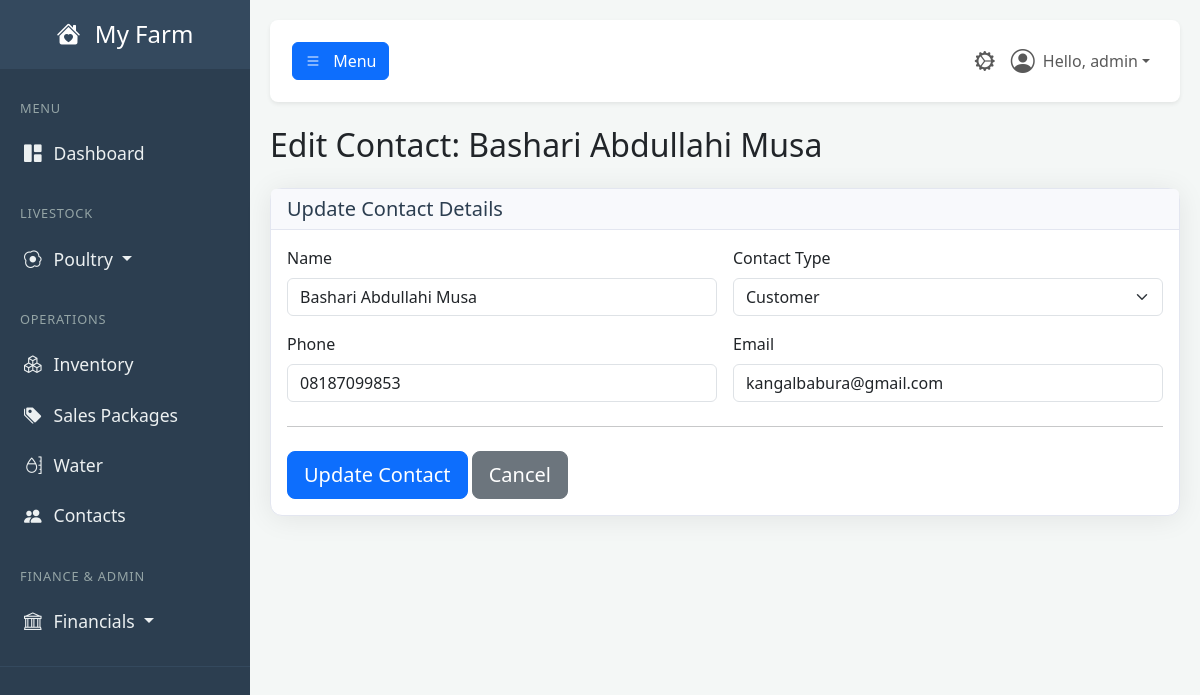
/contacts/edit/2 (signed in), run on the app's committed database.
### tables this page shows
CREATE TABLE users (
            id INTEGER PRIMARY KEY,
            username TEXT NOT NULL UNIQUE,
            email TEXT NOT NULL UNIQUE,
            password_hash TEXT NOT NULL,
            farm_name TEXT NOT NULL,
            role TEXT NOT NULL DEFAULT 'user', -- 'user' or 'admin'
            is_active BOOLEAN NOT NULL DEFAULT 1,f
            created_at TIMESTAMP DEFAULT CURRENT_TIMESTAMP
        , cash_account_id INTEGER REFERENCES accounts(id));

CREATE TABLE contacts (
            id INTEGER PRIMARY KEY,
            name TEXT NOT NULL UNIQUE,
            type TEXT NOT NULL, -- Customer, Supplier, Other
            phone TEXT,
            email TEXT,
            account_id INTEGER, -- Links to a sub-account in Accounts (A/R or A/P)
            created_at TIMESTAMP DEFAULT CURRENT_TIMESTAMP,
            FOREIGN KEY (account_id) REFERENCES accounts (id) ON DELETE SET NULL
        );

### app.py (the view)
@app.route('/contacts/edit/<int:contact_id>', methods=['GET'])
@login_required
@check_day_closed('date')
@permission_required('edit_contacts')
def edit_contact(contact_id):
    user = User.get_by_id(session['user_id'])
    conn = get_db()
    contact = conn.execute("SELECT * FROM contacts WHERE id = ?", (contact_id,)).fetchone()
    conn.close()
    if not contact:
        flash("Contact not found.", "danger")
        return redirect(url_for('contacts_dashboard'))
    return render_template('edit_contact.html', user=user, contact=contact)

### app.py (called while the page is built, shortened)
def get_db():
    if 'db' not in g:
        g.db = sqlite3.connect(DATABASE)
        g.db.row_factory = sqlite3.Row
    return g.db

def login_required(f):
    @wraps(f)
    def decorated_function(*args, **kwargs):
        if 'user_id' not in session:
            flash('Please log in to access this page.', 'warning')
            return redirect(url_for('login'))
        g.user = User.get_by_id(session['user_id'])
        if not g.user:
            session.clear()
            return redirect(url_for('login'))
        return f(*args, **kwargs)
    return decorated_function

def permission_required(permission_name):
    def decorator(f):
        @wraps(f)
        def decorated_function(*args, **kwargs):
            if not hasattr(g, 'user') or not g.user.has_permission(permission_name):
                flash('You do not have the required permission.', 'danger')
                return redirect(url_for('dashboard'))
            return f(*args, **kwargs)
        return decorated_function
    return decorator

def check_day_closed(date_field_name='date'):
    def decorator(f):
        @wraps(f)
        def decorated_function(*args, **kwargs):
            if g.user.role == 'admin':
                return f(*args, **kwargs)
        return decorated_function
    return decorator

    def has_permission(self, required_permission):
        print(f"\n--- PERMISSION CHECK ---")
        print(f"User checking: '{self.username}' (ID: {self.id})")
        print(f"User's role is: '{self.role}'")
        print(f"Permission required: '{required_permission}'")
        if self.role == 'admin':
            print("RESULT: Role is 'admin', access GRANTED.")
            print(f"------------------------")
            return True

    @staticmethod
    def get_by_id(user_id):
        user_row = get_db().execute("SELECT * FROM users WHERE id = ?", (user_id,)).fetchone()
        return User(**user_row) if user_row else None

### templates/edit_contact.html (shortened to what this page needs)
{% extends "base.html" %}
{% block content %}
    <h2 class="mb-4">Edit Contact: {{ contact.name }}</h2>
    <div class="card shadow-sm mb-4">
        <div class="card-header">
            <h5 class="mb-0">Update Contact Details</h5>
        </div>
        <div class="card-body">
            <form action="{{ url_for('update_contact', contact_id=contact.id) }}" method="POST">
                <div class="row g-3">
                    <div class="col-md-6">
                        <label for="contact_name" class="form-label">Name</label>
                        <input type="text" class="form-control" id="contact_name" name="name" value="{{ contact.name }}" required>
                    </div>
                    <div class="col-md-6">
                        <label for="contact_type" class="form-label">Contact Type</label>
                        <select class="form-select" id="contact_type" name="type" required>
                            <option value="Customer" {% if contact.type == 'Customer' %}selected{% endif %}>Customer</option>
                        </select>
                    </div>
                    <div class="col-md-6">
                        <label for="contact_phone" class="form-label">Phone</label>
                        <input type="tel" class="form-control" id="contact_phone" name="phone" value="{{ contact.phone or '' }}">
                    </div>
                    <div class="col-md-6">
                        <label for="contact_email" class="form-label">Email</label>
                        <input type="email" class="form-control" id="contact_email" name="email" value="{{ contact.email or '' }}">
                    </div>
                </div>
                <hr class="my-4">
                <button class="btn btn-primary btn-lg" type="submit">Update Contact</button>
                <a href="{{ url_for('contacts_dashboard') }}" class="btn btn-secondary btn-lg">Cancel</a>
            </form>
        </div>
    </div>
{% endblock %}

### templates/base.html (shortened to what this page needs)
<!DOCTYPE html>
<html lang="en">
<head>
    <link href="https://cdn.jsdelivr.net/npm/bootstrap@5.3.3/dist/css/bootstrap.min.css" rel="stylesheet">
    <link rel="stylesheet" href="https://cdn.jsdelivr.net/npm/bootstrap-icons@1.11.3/font/bootstrap-icons.min.css">
    <link rel="stylesheet" href="{{ url_for('static', filename='css/style.css') }}">
</head>
<body>
    <div class="wrapper">
        <nav id="sidebar" class="no-print">
            <div class="sidebar-header">
                <h3><a href="{{ url_for('dashboard') }}" class="text-white text-decoration-none">
                    <i class="bi bi-house-heart-fill me-2"></i>
                    {% if g.user %}{{ g.user.farm_name }}{% else %}FarmApp{% endif %}
                </a></h3>
            </div>
            <ul class="list-unstyled components">
                <li class="sidebar-menu-header">MENU</li>
                <li><a href="{{ url_for('dashboard') }}" class="{% if request.endpoint == 'dashboard' %}active{% endif %}"><i class="bi bi-grid-1x2-fill"></i>Dashboard</a></li>
                <li class="sidebar-menu-header mt-3">LIVESTOCK</li>
                <li>
                    <a href="#poultrySubmenu" data-bs-toggle="collapse" aria-expanded="false" class="dropdown-toggle {% if 'poultry' in request.endpoint or 'brooding' in request.endpoint %}active{% endif %}">
                        <i class="bi bi-egg-fried"></i>Poultry
                    </a>
                </li>
                <li class="sidebar-menu-header mt-3">OPERATIONS</li>
                <li><a href="{{ url_for('inventory_dashboard') }}" class="{% if 'inventory' in request.endpoint %}active{% endif %}"><i class="bi bi-boxes"></i>Inventory</a></li>
                <li><a href="{{ url_for('manage_sales_packages') }}" class="{% if request.endpoint == 'manage_sales_packages' %}active{% endif %}"><i class="bi bi-tags-fill"></i>Sales Packages</a></li>
                <li><a href="{{ url_for('water_dashboard') }}" class="{% if 'water' in request.endpoint %}active{% endif %}"><i class="bi bi-moisture"></i>Water</a></li>
                <li><a href="{{ url_for('contacts_dashboard') }}" class="{% if 'contacts' in request.endpoint %}active{% endif %}"><i class="bi bi-people-fill"></i>Contacts</a></li>
                {% if g.user and g.user.has_permission('view_bookkeeping') %}
                <li class="sidebar-menu-header mt-3">FINANCE & ADMIN</li>
                <li>
                    <a href="#financialSubmenu" data-bs-toggle="collapse" aria-expanded="false" class="dropdown-toggle ">
                        <i class="bi bi-bank"></i>Financials
                    </a>
                </li>
                {% endif %}
            </ul>
        </nav>
        <div id="content">
            <nav class="navbar navbar-expand-lg navbar-light bg-white shadow-sm top-navbar no-print mb-4">
                <div class="container-fluid">
                    <button type="button" id="sidebarCollapse" class="btn btn-primary" aria-controls="sidebar" aria-expanded="false">
                        <i class="bi bi-list"></i>
                        <span class="d-none d-md-inline ms-2">Menu</span>
                    </button>
                    <ul class="navbar-nav ms-auto flex-row align-items-center">
                        {% if g.user and g.user.has_permission('view_admin_panel') %}
                            <li class="nav-item">
                                <a class="nav-link {% if 'admin' in request.endpoint %}active{% endif %}" href="{{ url_for('admin_dashboard') }}" title="Admin Panel">
                                    <i class="bi bi-gear-wide-connected fs-5"></i>
                                </a>
                            </li>
                        {% endif %}
                        <li class="nav-item dropdown">
                            <a class="nav-link dropdown-toggle d-flex align-items-center" href="#" id="navbarDropdownUser" role="button" data-bs-toggle="dropdown" aria-expanded="false">
                                <i class="bi bi-person-circle fs-4 me-2"></i>
                                Hello, {{ g.user.username }}
                            </a>
                        </li>
                    </ul>
                </div>
            </nav>
            <main>
                {% block content %}{% endblock %}
            </main>
        </div>
    </div>
</body>
</html>

### static/CSS/style.css (style rules this page uses)
:root { --primary-green: #27ae60; --dark-slate: #2c3e50; --medium-slate: #34495e; --light-slate: #4a6278; --light-grey: #f4f7f6; --text-muted-color: #95a5a6; --text-light: #ecf0f1; --white: #ffffff; --shadow-color: rgba(0, 0, 0, 0.08); }
body { background-color: var(--light-grey); font-family: 'Segoe UI', Tahoma, Geneva, Verdana, sans-serif; overflow-x: hidden; }
.wrapper { display: flex; width: 100%; align-items: stretch; }
#content { width: 100%; padding: 20px; min-height: 100vh; transition: all 0.3s; }
#sidebar { min-width: 250px; max-width: 250px; min-height: 100vh; background: var(--dark-slate); color: var(--text-light); transition: all 0.3s; }
#sidebar .sidebar-header { padding: 20px; background: var(--medium-slate); text-align: center; }
#sidebar .sidebar-header h3 { font-size: 1.5rem; margin-bottom: 0; }
#sidebar .sidebar-menu-header { padding: 10px 20px; font-size: 0.8rem; color: var(--text-muted-color); text-transform: uppercase; letter-spacing: .05rem; }
#sidebar ul.components { padding: 20px 0; border-bottom: 1px solid var(--medium-slate); }
#sidebar ul li a { padding: 12px 20px; font-size: 1.1em; display: block; color: var(--text-light); border-left: 4px solid transparent; text-decoration: none; transition: all 0.2s ease-in-out; }
#sidebar ul li a i { margin-right: 12px; }
.top-navbar { padding: 15px 10px; background: var(--white); border: none; border-radius: 8px; margin-bottom: 20px; box-shadow: 0 2px 5px var(--shadow-color); }
.card { border-radius: 0.75rem; border: 1px solid #e3e6f0; box-shadow: 0 0.15rem 1.75rem 0 var(--shadow-color) !important; }
.card-header { background-color: #f8f9fc; border-bottom: 1px solid #e3e6f0; font-weight: 600; color: var(--dark-slate); }

### data on the page
users: user.farm_name "My Farm", user.username "admin"
contacts: name "Bashari Abdullahi Musa", type "Customer", phone "08187099853", email "kangalbabura@gmail.com"
